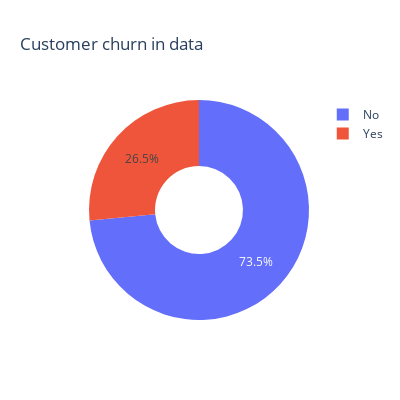

The code cell stored with this chart in its notebook:
### Code cell
labels = data["Churn"].value_counts().keys().tolist()
values = data["Churn"].value_counts().values.tolist()

#fig = go.Figure(data=[go.Pie(labels=labels, values=values, hole=0.3)])
#fig.update_layout(autosize=True)

#pie_data = [go.Pie(labels = labels, values = values, hoverinfo = "label+value+text", hole = .4)]
pie_data = [go.Pie(labels = labels, values = values, hole = .4, hoverinfo="skip")]
layout = go.Layout(dict(title = "Customer churn in data",))

fig = go.Figure(data = pie_data, layout = layout)
#fig.update_traces(textposition='top center')

fig.update_layout(height = 400, width = 400)
#py.iplot(fig)
fig.show()

### Figure 1 — Plotly figure (JSON) as saved in the notebook; plotly's stock layout.template omitted (floating-point values rounded to 4 significant figures)
{"data": [{"hole": 0.4, "hoverinfo": "skip", "labels": ["No", "Yes"], "type": "pie", "values": [5174, 1869]}], "layout": {"height": 400, "title": {"text": "Customer churn in data"}, "width": 400}}
